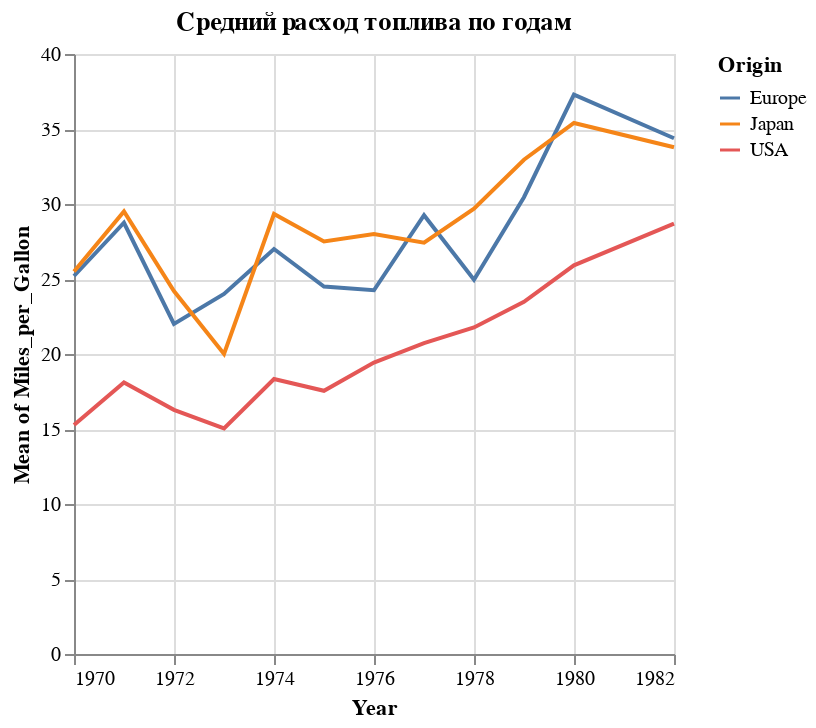

The cell this chart's notebook holds for it:
### Markdown cell above
#### Средний расход топлива по годам

### Code cell
alt.Chart(cars).mark_line().encode(
    x='Year:T',
    y='mean(Miles_per_Gallon)',
    color='Origin', 
).properties(
    title='Средний расход топлива по годам'
)

### Figure 1 — Vega-Lite specification as saved in the notebook (floating-point values rounded to 4 significant figures; data arrays with more than 128 entries replaced by an {"elided": "..."} marker saying what was removed)
{"config": {"view": {"continuousWidth": 300, "continuousHeight": 300}}, "data": {"name": "data-583e73726c1545c56c203344161a975c"}, "mark": {"type": "line"}, "encoding": {"color": {"field": "Origin", "type": "nominal"}, "x": {"field": "Year", "type": "temporal"}, "y": {"aggregate": "mean", "field": "Miles_per_Gallon", "type": "quantitative"}}, "title": "Средний расход топлива по годам", "$schema": "https://vega.github.io/schema/vega-lite/v5.20.1.json", "datasets": {"data-583e73726c1545c56c203344161a975c": {"elided": "406 records"}}}
